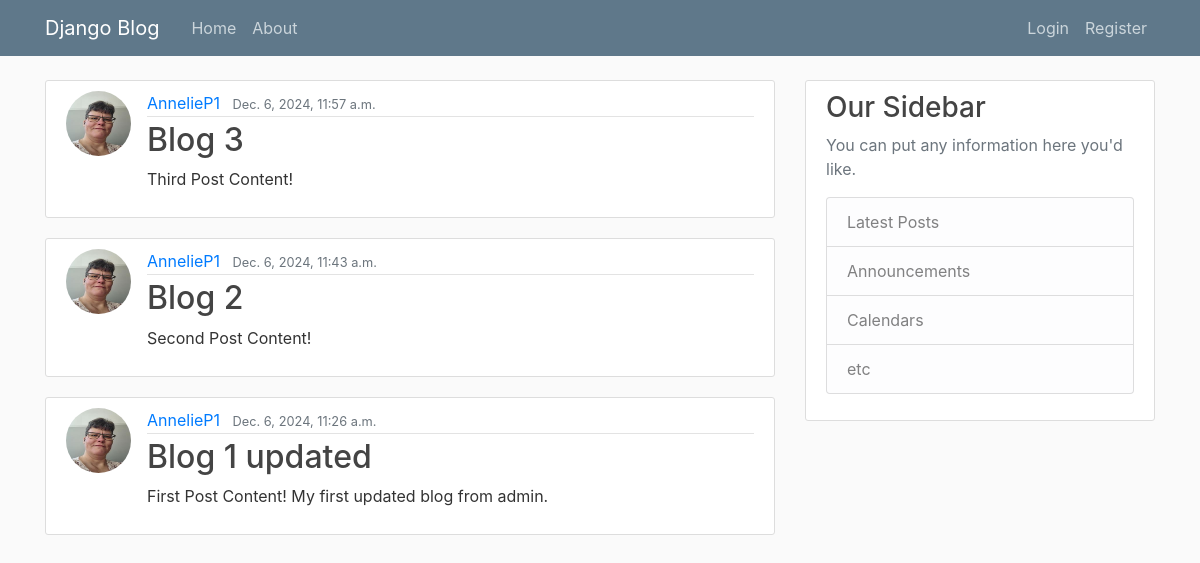
/, run on an earlier commit of the app's database.
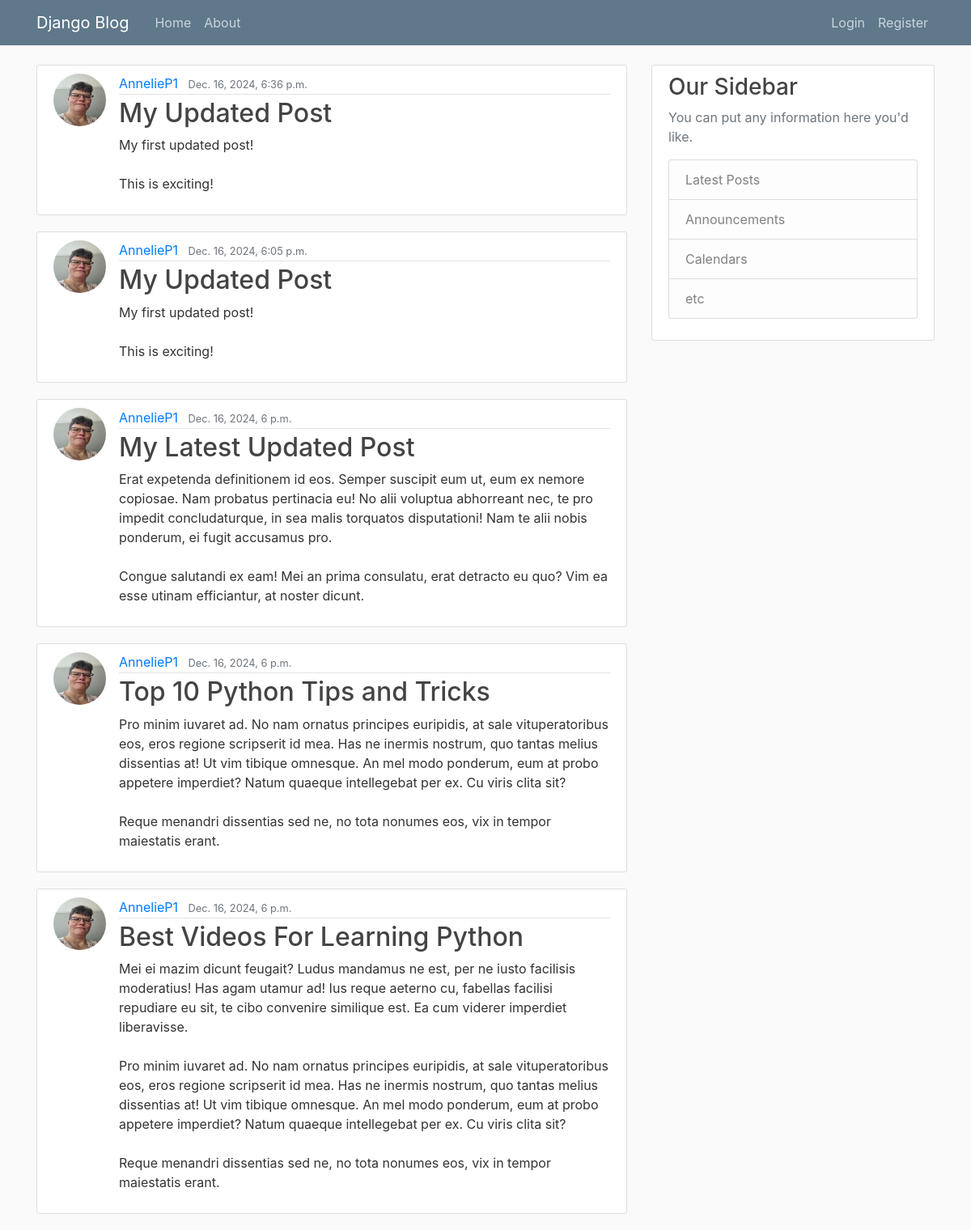
And on a later commit of the database.
### blog/models.py (models this page shows, shortened)
class Post(models.Model):
    title = models.CharField(max_length=100)
    content = models.TextField()
    date_posted = models.DateTimeField(default=timezone.now)
    author = models.ForeignKey(User, on_delete=models.CASCADE)

### users/models.py (models this page shows, shortened)
class Profile(models.Model):
    user = models.OneToOneField(User, on_delete=models.CASCADE)
    image = models.ImageField(default='profile_pics/default.jpg', upload_to='profile_pics')

### blog/views.py (the view)
# urls.py: path('', PostListView.as_view(), name='blog-home'),
class PostListView(ListView):
    model = Post
    template_name = 'blog/home.html' # <app>/<model>_<viewpage>.html
    context_object_name = 'posts'
    ordering = ['-date_posted']
    paginate_by = 5

### blog/templates/blog/home.html
{% extends "blog/base.html" %}
{% block content %}
    {% for post in posts %}
    <article class="media content-section">
      <img class="rounded-circle article-img" src="{{post.author.profile.image.url}}">
        <div class="media-body">
          <div class="article-metadata">
            <a class="mr-2" href="#">{{ post.author }}</a>
            <small class="text-muted">{{ post.date_posted }}</small>
          </div>
          <h2><a class="article-title" href="#">{{ post.title }}</a></h2>
          <p class="article-content">{{ post.content }}</p>
        </div>
      </article>
    {% endfor %}
{% endblock content %}

What changed in the data, as far as the page shows it:
no longer on this page (row unchanged): Post: author.profile.image (picture), author "AnnelieP1", date_posted "Dec. 6, 2024, 11:57 a.m.", title "Blog 3", content "Third Post Content!"
no longer on this page (row unchanged): Post: author.profile.image (picture), author "AnnelieP1", date_posted "Dec. 6, 2024, 11:43 a.m.", title "Blog 2", content "Second Post Content!"
no longer on this page (row unchanged): Post: author.profile.image (picture), author "AnnelieP1", date_posted "Dec. 6, 2024, 11:26 a.m.", title "Blog 1 updated", content "First Post Content! My first updated blog from admin."
added Post: author.profile.image (picture), author "AnnelieP1", date_posted "Dec. 16, 2024, 6:36 p.m.", title "My Updated Post", content "My first updated post! This is exciting!"
added Post: author.profile.image (picture), author "AnnelieP1", date_posted "Dec. 16, 2024, 6:05 p.m.", title "My Updated Post", content "My first updated post! This is exciting!"
added Post: author.profile.image (picture), author "AnnelieP1", date_posted "Dec. 16, 2024, 6 p.m.", title "My Latest Updated Post", content "Erat expetenda definitionem id eos. Semper suscipit eum ut, eum ex nemore copiosae. Nam probatus pertinacia eu! No alii voluptua abhorreant nec, te pro impedit concludaturque, in sea malis torquatos disputationi! Nam te alii nobis ponderum, ei fugit accusamus pro. Congue salutandi ex eam! Mei an prima consulatu, erat detracto eu quo? Vim ea esse utinam efficiantur, at noster dicunt."
added Post: author.profile.image (picture), author "AnnelieP1", date_posted "Dec. 16, 2024, 6 p.m.", title "Top 10 Python Tips and Tricks", content "Pro minim iuvaret ad. No nam ornatus principes euripidis, at sale vituperatoribus eos, eros regione scripserit id mea. Has ne inermis nostrum, quo tantas melius dissentias at! Ut vim tibique omnesque. An mel modo ponderum, eum at probo appetere imperdiet? Natum quaeque intellegebat per ex. Cu viris clita sit? Reque menandri dissentias sed ne, no tota nonumes eos, vix in tempor maiestatis erant."
added Post: author.profile.image (picture), author "AnnelieP1", date_posted "Dec. 16, 2024, 6 p.m.", title "Best Videos For Learning Python", content "Mei ei mazim dicunt feugait? Ludus mandamus ne est, per ne iusto facilisis moderatius! Has agam utamur ad! Ius reque aeterno cu, fabellas facilisi repudiare eu sit, te cibo convenire similique est. Ea cum viderer imperdiet liberavisse. Pro minim iuvaret ad. No nam ornatus principes euripidis, at sale vituperatoribus eos, eros regione scripserit id mea. Has ne inermis nostrum, quo tantas melius dissentias at! Ut vim tibique omnesque. An mel modo ponderum, eum at probo appetere imperdiet? Natum quaeque intellegebat per ex. Cu viris clita sit? Reque menandri dissentias sed ne, no tota nonumes eos, vix in tempor maiestatis erant."
